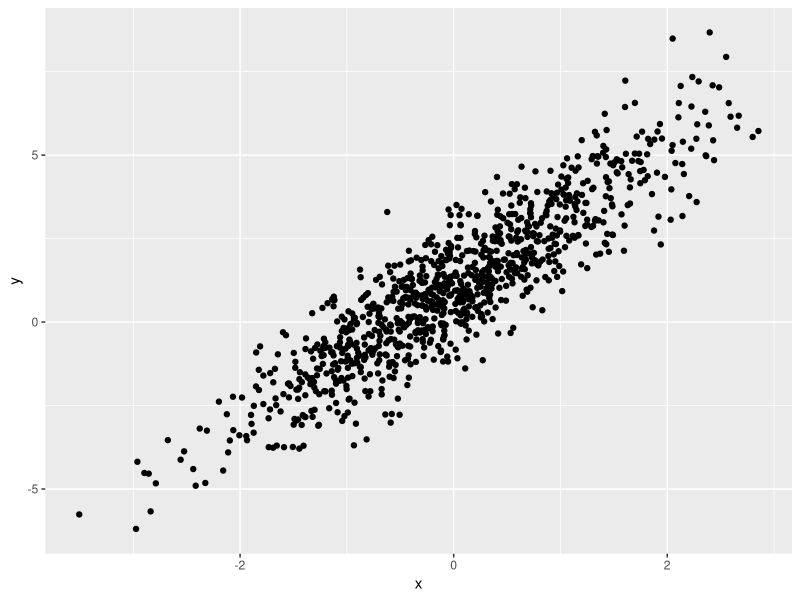
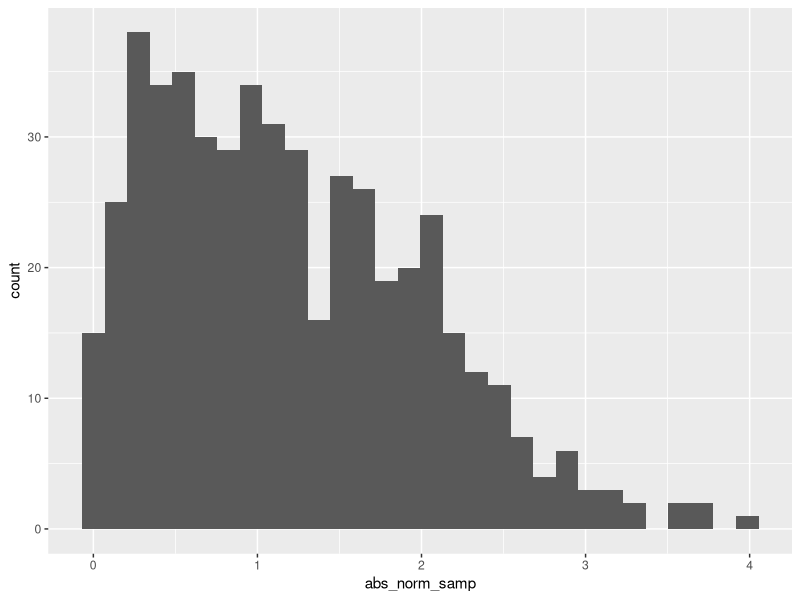

Reproduce these figures in R, in order.
## ---- chunk 1
library(tidyverse)
## ---- chunk 2
samp = rnorm(100)
length(samp)
## ---- chunk 3
plot_df = 
  tibble(
    x = rnorm(n = 1000),
    y = 1 + 2 * x + rnorm(n = 1000)
  )
ggplot(plot_df, aes(x = x, y = y)) + geom_point()  
## ---- chunk 4
la_df = tibble(
  norm_samp = rnorm(500, mean = 1),
  norm_samp_pos = norm_samp > 0,
  abs_norm_samp = abs(norm_samp)
)

ggplot(la_df, aes(x = abs_norm_samp)) + geom_histogram()

median_samp = median(pull(la_df, norm_samp))
